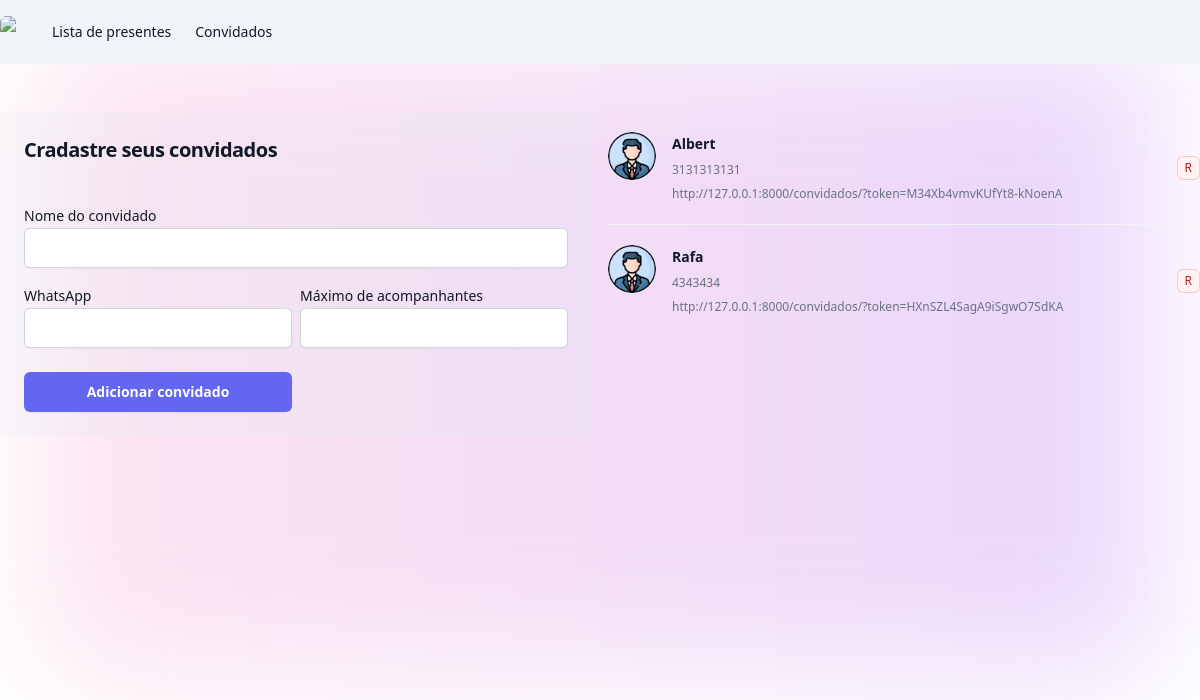
Page /noivos/lista_convidados on the committed database.
### noivos/models.py (models this page shows, shortened)
class Convidados(models.Model):
    status_choices = (('AC', 'Aceito'), ('C', 'Cancelado'), ('P', 'Pendente'))
    nome_convidado  = models.CharField(max_length=100)
    whatsapp = models.CharField(max_length=25, null=True, blank=True)
    maximo_acompanhantes = models.PositiveIntegerField(default=0)
    token = models.CharField(max_length=25)
    status = models.CharField(max_length=2, choices=status_choices, default='AC')
    @property
    def link_convite(self):
        return f'http://127.0.0.1:8000/convidados/?token={self.token}'

### noivos/views.py (the view, shortened to what this page needs)
# urls.py: path('lista_convidados', views.lista_convidados, name='lista_convidados'),
def lista_convidados(request):
    if request.method == "GET":
        convidados = Convidados.objects.all()
        return render(request, 'lista_convidados.html', {'convidados': convidados})

### noivos/templates/lista_convidados.html
{% extends "base.html" %}
{% load static %}
{% block 'body' %}
{% include "partials/navbar.html" %}
    <div class="max-w-7xl mx-auto mt-12">
        <div class="grid gap-4 grid-cols-2">
            <div class="bg-slate-200/20 p-6 rounded-md">
              <form action="{% url 'lista_convidados' %}" method="POST">{% csrf_token %}
                <h2 class="text-balance text-xl font-semibold tracking-tight text-gray-900">Cradastre seus convidados</h2>
                <br>
                <label class="mt-4 block text-sm leading-6 text-gray-900">Nome do convidado</label>
                <input type="text" name="nome_convidado" class="block w-full rounded-md border-0 px-3.5 py-2 text-gray-900 shadow-sm ring-1 ring-inset ring-gray-300 placeholder:text-gray-400 focus:ring-2 focus:ring-inset focus:ring-indigo-600 sm:text-sm sm:leading-6">
                <div class="grid grid-cols-2 gap-2">
                    <div>
                        <label class="mt-4 block text-sm leading-6 text-gray-900">WhatsApp</label>
                        <input type="text" name="whatsapp" class="block w-full rounded-md border-0 px-3.5 py-2 text-gray-900 shadow-sm ring-1 ring-inset ring-gray-300 placeholder:text-gray-400 focus:ring-2 focus:ring-inset focus:ring-indigo-600 sm:text-sm sm:leading-6">
                    </div>
                    <div>
                        <label class="mt-4 block text-sm leading-6 text-gray-900">Máximo de acompanhantes</label>
                        <input type="number" name="maximo_acompanhantes" class="block w-full rounded-md border-0 px-3.5 py-2 text-gray-900 shadow-sm ring-1 ring-inset ring-gray-300 placeholder:text-gray-400 focus:ring-2 focus:ring-inset focus:ring-indigo-600 sm:text-sm sm:leading-6">
                    </div>
                    <input type="submit" class="rounded-md mt-4 bg-indigo-500 px-3.5 py-2.5 text-sm font-semibold text-white shadow-sm hover:bg-indigo-400 focus-visible:outline focus-visible:outline-2 focus-visible:outline-offset-2 focus-visible:outline-indigo-400" value="Adicionar convidado">
                </div>
              </form>
            </div>
            <div>
                <ul role="list" class="divide-y divide-gray-100">
                    {% for convidado in convidados %}
                      <li class="flex items-center justify-between gap-x-6 py-5">
                        <div class="flex min-w-0 gap-x-4">
                          <img class="h-12 w-12 flex-none rounded-full bg-gray-50" src="{% static 'noivos/img/default.png' %}" alt="">
                          <div class="min-w-0 flex-auto">
                            <p class="text-sm font-semibold leading-6 text-gray-900">{{convidado.nome_convidado}}</p>
                            <p class="mt-1 truncate text-xs leading-5 text-gray-500">{{convidado.whatsapp}}</p>
                            <p class="mt-1 text-xs leading-5 text-gray-500">{{convidado.link_convite}}</p>
                          </div>
                        </div>
                        <span class="inline-flex items-center rounded-md px-2 py-1 text-xs font-medium ring-1 ring-inset {% if convidado.status == 'AC' %}text-indigo-700 bg-indigo-50 ring-indigo-600/20{% elif convidado.status == 'C'%}text-green-700 bg-green-50 ring-green-600/20{% else %}text-red-700 bg-red-50 ring-red-600/20{% endif %}">{{convidado.get_status_display}}</span>
                      </li>
                    {% endfor %}
                  </ul>
            </div>
        </div>
    </div>
{% endblock %}

### templates/base.html (shortened to what this page needs)
<!DOCTYPE html>
<html lang="en">
  <head>
    <script src="https://cdn.tailwindcss.com"></script>
  </head>
  <body>
    <div>
      {% block 'body' %}{% endblock %}
    </div>
    <div
      class="absolute inset-x-0 top-10 -z-10 flex transform-gpu justify-center overflow-hidden blur-3xl"
      aria-hidden="true"
    >
      <div
        class="aspect-[1108/632] w-[69.25rem] flex-none bg-gradient-to-r from-pink-400 to-purple-600 opacity-20"
        style="
          clip-path: polygon(
            43% 17%,
            38% 52%,
            84% 75%,
            68% 21%,
            41% 80%,
            94% 35%,
            17% 29%,
            23% 73%,
            92% 54%,
            62% 83%,
            29% 14%,
            33% 74%,
            3% 57%,
            53%
          );
        "
      ></div>
    </div>
  </body>
</html>

### templates/partials/navbar.html
{% load static %}
<nav class="bg-slate-100">
  <div class="mx-auto max-w-7xl">
    <div class="relative flex h-16 items-center justify-between">
      <div class="flex flex-1 items-center justify-center sm:items-stretch sm:justify-start">
        <div class="flex flex-shrink-0 items-center">
          <img class="h-8 w-auto rounded-md" src="{% static "noivos/img/logo.webp" %}" />
        </div>
        <div class="hidden sm:ml-6 sm:block">
          <div class="flex">
            <a
              href="{% url 'home' %}"
              class="rounded-md px-3 py-2 text-sm font-medium text-gray-900 hover:bg-gray-700 hover:text-white"
              >Lista de presentes</a
            >
            <a
              href={% url 'lista_convidados' %}
              class="rounded-md px-3 py-2 text-sm font-medium text-gray-900 hover:bg-gray-700 hover:text-white"
              >Convidados</a
            >
          </div>
        </div>
      </div>
    </div>
  </div>
</nav>

### rows in the picture
Convidados: nome_convidado "Albert", whatsapp "3131313131", link_convite "http://127.0.0.1:8000/convidados/?token=M34Xb4vmvKUfYt8-kNoenA", status "R"
Convidados: nome_convidado "Rafa", whatsapp "4343434", link_convite "http://127.0.0.1:8000/convidados/?token=HXnSZL4SagA9iSgwO7SdKA", status "R"
